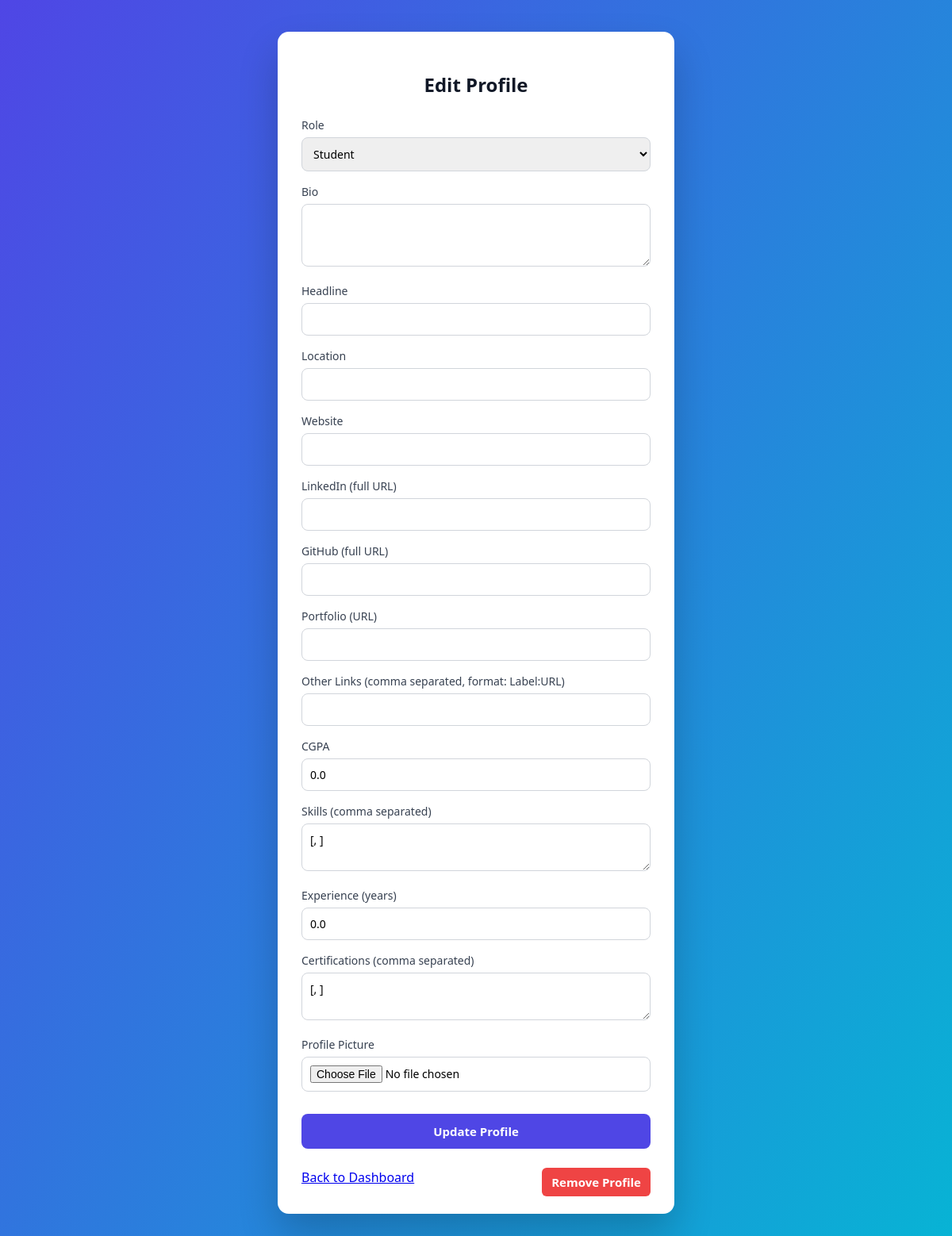
The app's page /edit-profile/ (signed in) with its own data.
### userapp/models.py (models this page shows, shortened)
class Profile(models.Model):
    USER_TYPES = [
        ('student', 'Student'),
        ('recruiter', 'Recruiter'),
    ]
    user = models.OneToOneField(User, on_delete=models.CASCADE)
    user_type = models.CharField(max_length=10, choices=USER_TYPES, default='student')
    bio = models.TextField(blank=True)
    location = models.CharField(max_length=100, blank=True)
    website = models.URLField(blank=True)
    headline = models.CharField(max_length=255, blank=True)
    skills = models.TextField(default='[]')  # JSON string
    profile_picture = models.ImageField(upload_to='profile_pics/', blank=True, null=True)
    cgpa = models.FloatField(default=0)
    experience = models.FloatField(default=0)
    certifications = models.TextField(default='[]')  # JSON string
    other_links = models.TextField(default='{}')  # JSON string storing dict of links
    resume = models.FileField(upload_to='resumes/', blank=True, null=True)
    def get_skills(self):
        return json.loads(self.skills)
    def get_certifications(self):
        return json.loads(self.certifications)
    def get_links(self):
        try:
            return json.loads(self.other_links)
        except Exception:
            return {}

### userapp/views.py (the view, shortened to what this page needs)
# urls.py: path('edit-profile/', views.edit_profile, name='edit_profile'),
@login_required
def edit_profile(request):
    profile = request.user.profile
    context = {
        'profile': profile,
        'skills_str': ', '.join(profile.get_skills()),
        'certs_str': ', '.join(profile.get_certifications())
    }
    return render(request, 'edit_profile.html', context)

### userapp/templates/edit_profile.html (shortened to what this page needs)
{% load static %}
<!DOCTYPE html>
<html lang="en">
<head>
</head>
<body>
<div class="card">
    <h2>Edit Profile</h2>
    <form method="POST" enctype="multipart/form-data">
        <div class="form-group">
            <label>Role</label>
            <select name="user_type" required>
                <option value="student" {% if profile.user_type == 'student' %}selected{% endif %}>Student</option>
            </select>
        </div>
        <div class="form-group">
            <label>Bio</label>
            <textarea name="bio" rows="3">{{ profile.bio }}</textarea>
        </div>
        <div class="form-group">
            <label>Headline</label>
            <input type="text" name="headline" value="{{ profile.headline }}">
        </div>
        <div class="form-group">
            <label>Location</label>
            <input type="text" name="location" value="{{ profile.location }}">
        </div>
        <div class="form-group">
            <label>Website</label>
            <input type="url" name="website" value="{{ profile.website }}">
        </div>
        <div class="form-group">
            <label>LinkedIn (full URL)</label>
            <input type="url" name="linkedin" value="{{ profile.get_links.linkedin }}">
        </div>
        <div class="form-group">
            <label>GitHub (full URL)</label>
            <input type="url" name="github" value="{{ profile.get_links.github }}">
        </div>
        <div class="form-group">
            <label>Portfolio (URL)</label>
            <input type="url" name="portfolio" value="{{ profile.get_links.portfolio }}">
        </div>
        <div class="form-group">
            <label>Other Links (comma separated, format: Label:URL)</label>
            <input type="text" name="other_links" value="{% if profile.get_links.other %}{% for o in profile.get_links.other %}{{ o.label }}:{{ o.url }}{% if not forloop.last %}, {% endif %}{% endfor %}{% endif %}">
        </div>
        <div class="form-group">
            <label>CGPA</label>
            <input type="number" step="0.01" name="cgpa" value="{{ profile.cgpa }}">
        </div>
        <div class="form-group">
            <label>Skills (comma separated)</label>
            <textarea name="skills" rows="2">{{ profile.skills|join:", " }}</textarea>
        </div>
        <div class="form-group">
            <label>Experience (years)</label>
            <input type="number" step="0.1" name="experience" value="{{ profile.experience }}">
        </div>
        <div class="form-group">
            <label>Certifications (comma separated)</label>
            <textarea name="certifications" rows="2">{{ profile.certifications|join:", " }}</textarea>
        </div>
        <div class="form-group">
            <label>Profile Picture</label>
            <input type="file" name="profile_picture">
        </div>
        <button type="submit">Update Profile</button>
    </form>
    <div style="display:flex;gap:12px;align-items:center;margin-top:12px;">
        <div style="flex:1">
            {% if profile.user_type == 'recruiter' %}
                <a href="{% url 'recruiter_dashboard' %}">Back to Dashboard</a>
            {% else %}
                <a href="{% url 'student_dashboard' %}">Back to Dashboard</a>
            {% endif %}
        </div>
        <div>
            <form method="POST" action="{% url 'remove_profile' %}" onsubmit="return confirm('This will clear your profile data. Continue?');">
                <button type="submit" style="background:#ef4444;padding:8px 12px;border-radius:6px;border:none;color:white;cursor:pointer;">Remove Profile</button>
            </form>
        </div>
    </div>
</div>
</body>
</html>

### userapp/templates/edit_profile.html (style rules this page uses)
* { box-sizing: border-box; font-family: "Segoe UI", Tahoma, sans-serif; }
body { margin: 0; min-height: 100vh; background: linear-gradient(120deg, #4f46e5, #06b6d4); display: flex; justify-content: center; align-items: flex-start; padding: 40px 0; }
.card { background: #ffffff; width: 500px; max-width: 90vw; padding: 30px; border-radius: 14px; box-shadow: 0 25px 50px rgba(0,0,0,0.2); }
.card { max-height: 90vh; overflow-y: auto; }
h2 { text-align: center; margin-bottom: 25px; color: #111827; }
.form-group { margin-bottom: 16px; }
label { display: block; margin-bottom: 6px; font-size: 14px; color: #374151; font-weight: 500; }
input, select, textarea { width: 100%; padding: 10px; border-radius: 8px; border: 1px solid #d1d5db; font-size: 14px; }
textarea { resize: vertical; }
button { width: 100%; padding: 12px; background: #4f46e5; color: white; border: none; border-radius: 8px; font-size: 15px; font-weight: 600; cursor: pointer; margin-top: 12px; }

### records on screen
Profile: user_type "Student", cgpa "0.0", skills "[, ]", experience "0.0", certifications "[, ]"
